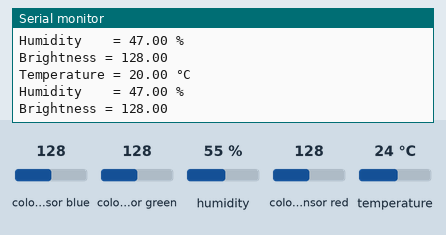
Bench run of a sketch on a simulated Arduino Nano 33 BLE. Parts: the last lines printed to the serial monitor. The inputs (shaded band) are chosen by the test bench; at power-on: colour sensor blue 128, colour sensor green 128, humidity 55 %, colour sensor red 128, temperature 24 °C.

Above: at 1.8 s.
1.9 s: colour sensor blue set to 5
At 2.8 s:
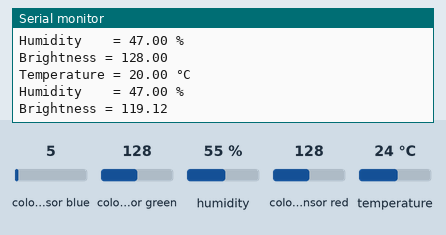
3.4 s: colour sensor green set to 5
At 4.7 s:
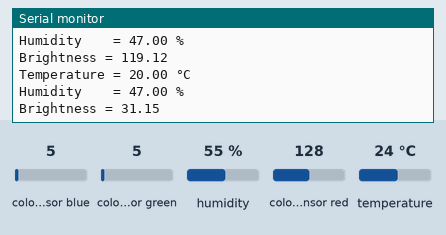
4.9 s: humidity set to 22 %
At 5.9 s:
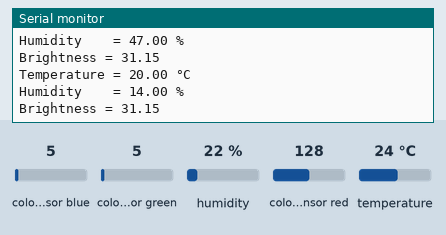
6.4 s: colour sensor red set to 5
At 7.7 s:
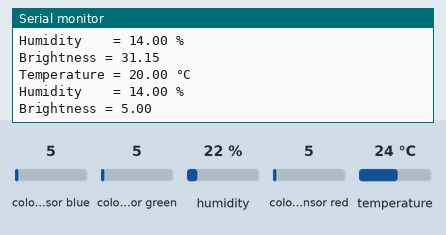
7.9 s: temperature set to 12 °C
At 8.9 s:
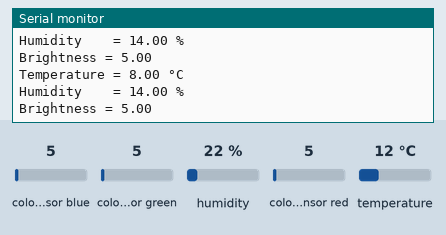
Timing chart, 0 to 10.4 s (numbered marks = the images above; inputs shaded):
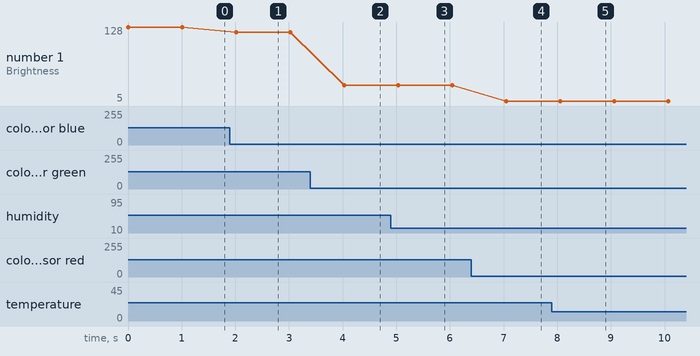

The sketch:

arduino_nano_33_ble_sense.ino
```cpp
// DA Makers LAB
// https://github.com/da-makers/climate_data
// Written by Luca Barbieri, Vittorio Summa, Natalie Morandi

// (0.2126* red + 0.7152* green + 0.0722*blue)
// https://en.wikipedia.org/wiki/Relative_luminance

// https://github.com/arduino-libraries/Arduino_APDS9960/blob/master/docs/api.md#coloravailable

// https://docs.arduino.cc/tutorials/nano-33-ble-sense/humidity-and-temperature-sensor


#include <Arduino_HTS221.h>
#include <Arduino_APDS9960.h>

float old_temp = 0;
float old_hum = 0;

int r = 0, g = 0, b = 0;

void setup() {
  Serial.begin(9600);
  while (!Serial);

  if (!HTS.begin()) {
  Serial.println("Failed to initialize humidity temperature sensor!");
  while (1);
  }

  if (!APDS.begin()) {
    Serial.println("Error initializing APDS-9960 sensor.");
    while (true);
  }
}

void loop() {
  // read all the sensor values
  float temperature = HTS.readTemperature();
  float humidity    = HTS.readHumidity();

  if (APDS.colorAvailable()) {
    APDS.readColor(r, g, b);
  }

    old_temp = temperature;
    old_hum = humidity;

  // print each of the sensor values
  Serial.print("Temperature = ");
  Serial.print(temperature-4);
  Serial.println(" °C");

  Serial.print("Humidity    = ");
  Serial.print(humidity-8);
  Serial.println(" %");

  Serial.print("Brightness = ");
  Serial.println((0.2126*r + 0.7152*g + 0.0722*b));

  // print an empty line
  Serial.println();

  // wait 1 second to print again
 delay(1000);

}
```

Measured:
- after the input at 1.9 s, the serial monitor: prints a new line after 0.12 s (image 1)
- after the input at 3.4 s, the serial monitor: prints a new line after 0.63 s (image 2)
- after the input at 4.9 s, the serial monitor: prints a new line after 0.14 s (image 3)
- after the input at 6.4 s, the serial monitor: prints a new line after 0.65 s (image 4)
- after the input at 7.9 s, the serial monitor: prints a new line after 0.15 s (image 5)
- plotted number 1: 128 → 119.12 after the input at 1.9 s, 119.12 → 31.15 after the input at 3.4 s, 31.15 → 5 after the input at 6.4 s
